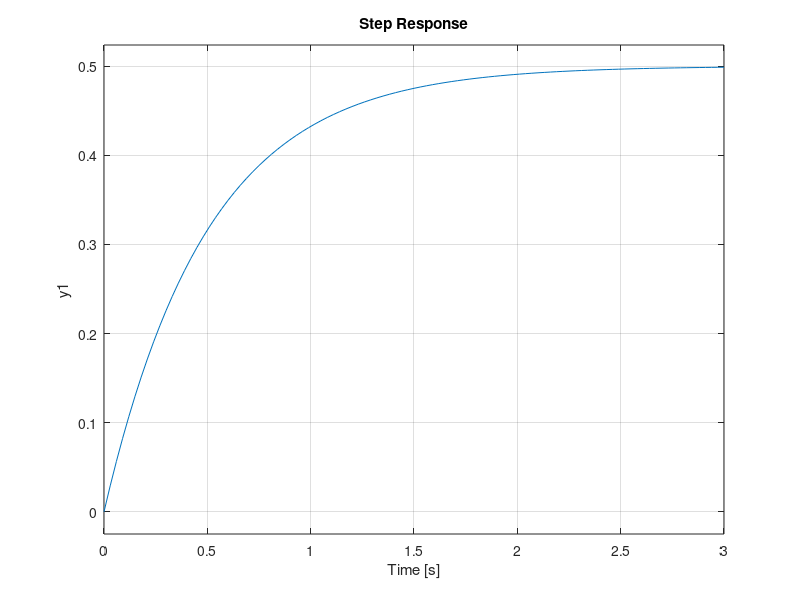

Recreate this plot in MATLAB. (Note: this script raises an error after producing the figure.)
G=tf([1],[1 2]);

figure;
step(G);

t=0:0.1:20;
u=t;
[Y,X]=lsim([1],[1 2],u,t);
figure;
hold on;
plot(t,Y);
plot(t,u,'r');

figure;
impulse(G);